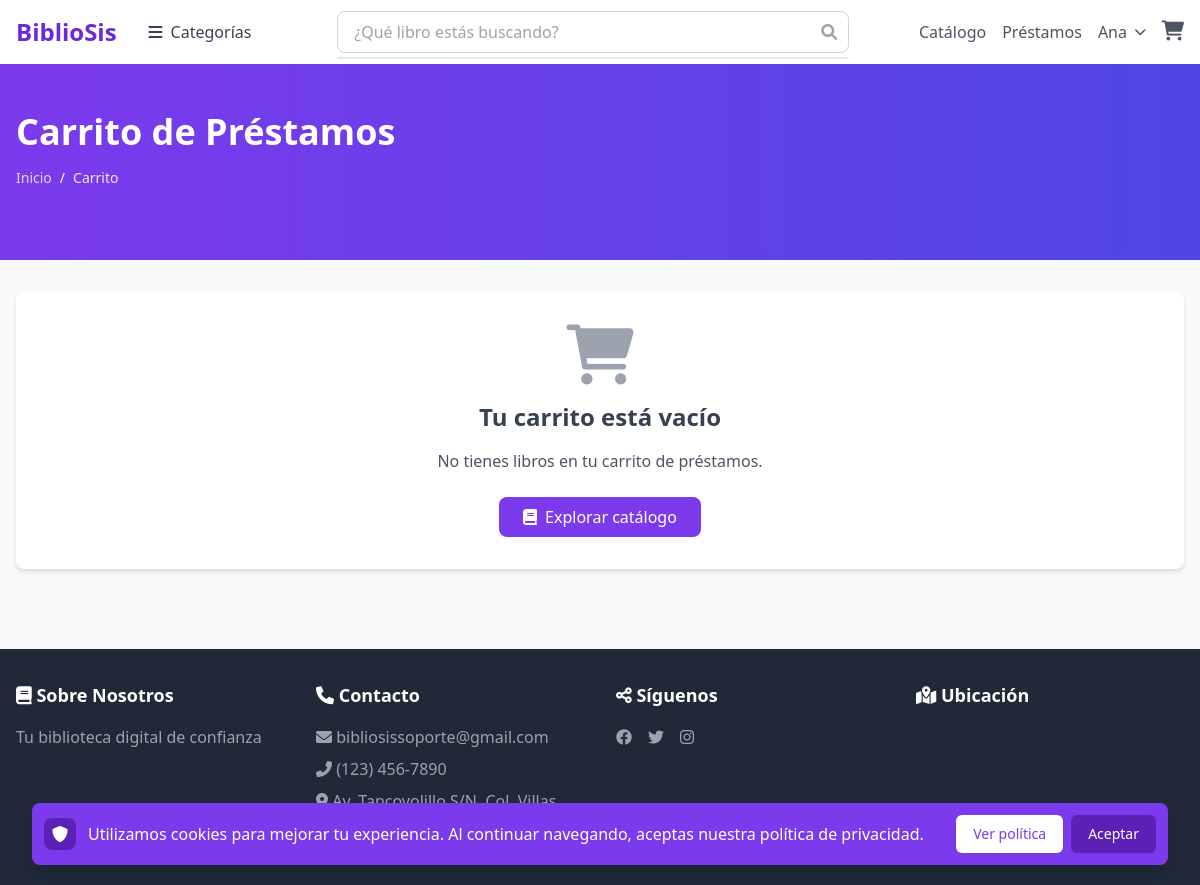
Before: /vistas/carrito/index.php (signed in) with the older database file.
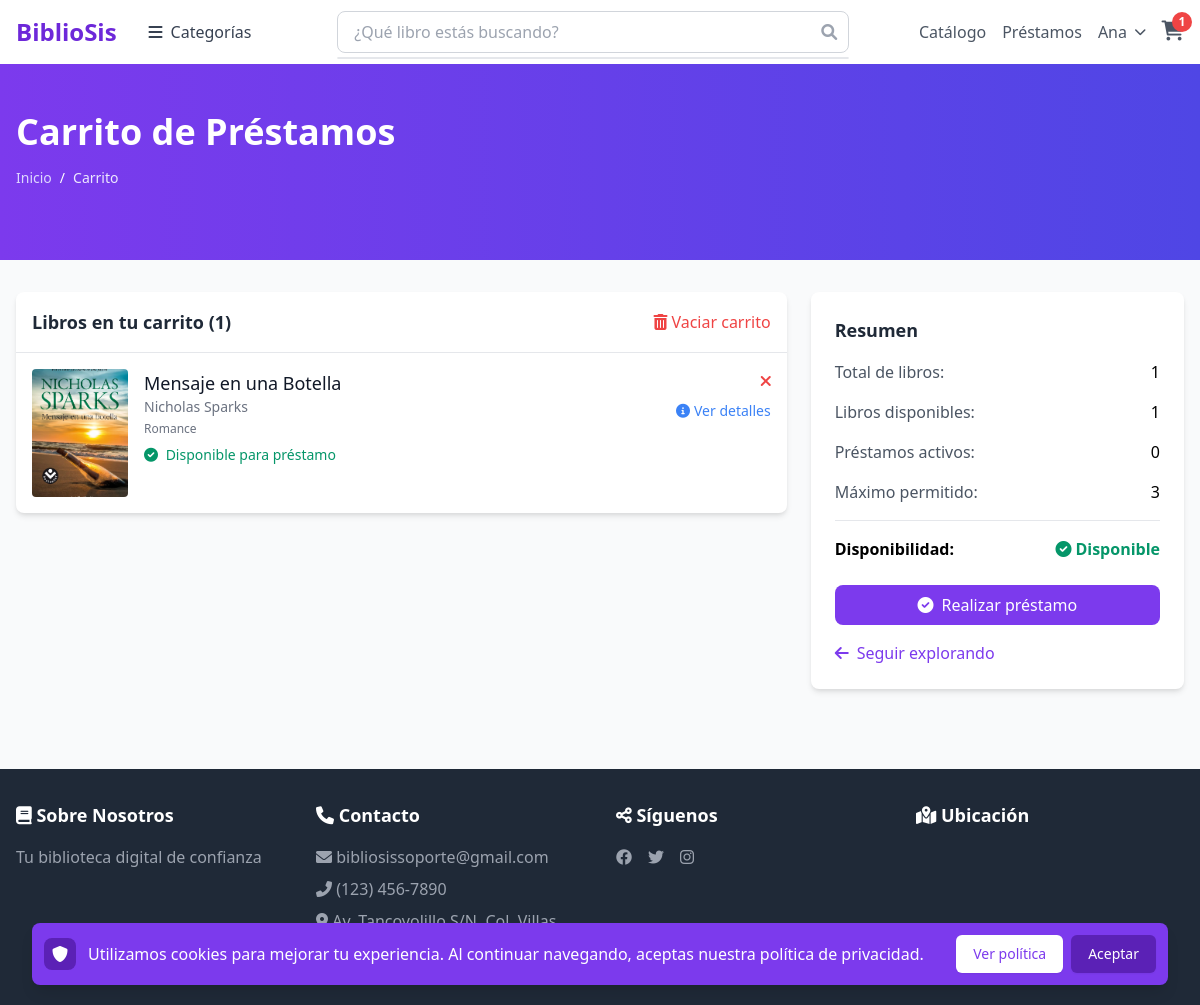
After: the same page with the newer database file.
### tables this page shows
CREATE TABLE `carrito_prestamos` (
  `id_carrito` int(11) NOT NULL,
  `id_cliente` int(11) NOT NULL,
  `id_libro` int(11) NOT NULL,
  `fecha_agregado` timestamp NOT NULL DEFAULT current_timestamp()
);

CREATE TABLE `libros` (
  `id_libro` int(11) NOT NULL,
  `titulo` varchar(200) NOT NULL,
  `id_autor` int(11) DEFAULT NULL,
  `id_editorial` int(11) DEFAULT NULL,
  `id_genero` int(11) DEFAULT NULL,
  `id_categoria` int(11) DEFAULT NULL,
  `isbn` varchar(13) DEFAULT NULL,
  `año_publicacion` year(4) DEFAULT NULL,
  `cantidad_total` int(11) DEFAULT 1,
  `cantidad_disponible` int(11) DEFAULT 1,
  `imagen_portada` varchar(255) DEFAULT NULL,
  `sinopsis` text DEFAULT NULL,
  `estado` enum('Disponible','Prestado','No disponible') DEFAULT 'Disponible',
  `fecha_registro` timestamp NOT NULL DEFAULT current_timestamp()
);

CREATE TABLE `autores` (
  `id_autor` int(11) NOT NULL,
  `nombre` varchar(100) NOT NULL,
  `apellido` varchar(100) NOT NULL,
  `biografia` text DEFAULT NULL,
  `fecha_nacimiento` date DEFAULT NULL,
  `nacionalidad` varchar(50) DEFAULT NULL,
  `imagen_autor` varchar(255) DEFAULT NULL
);

CREATE TABLE `generos` (
  `id_genero` int(11) NOT NULL,
  `nombre` varchar(50) NOT NULL,
  `descripcion` text DEFAULT NULL,
  `genero_padre_id` int(11) DEFAULT NULL,
  `es_categoria` tinyint(1) DEFAULT 0
);

CREATE TABLE `configuracion` (
  `id` int(11) NOT NULL,
  `nombre_biblioteca` varchar(100) DEFAULT 'BiblioTech',
  `email_contacto` varchar(100) DEFAULT NULL,
  `telefono_contacto` varchar(20) DEFAULT NULL,
  `dias_prestamo` int(11) DEFAULT 7,
  `max_prestamos_usuario` int(11) DEFAULT 3,
  `multa_dia_retraso` decimal(10,2) DEFAULT 1.00,
  `fecha_actualizacion` timestamp NOT NULL DEFAULT current_timestamp() ON UPDATE current_timestamp()
);

### config/config.php (called while the page is built, shortened)
<?php
function isLoggedIn() {
    return isset($_SESSION['user_id']) && !empty($_SESSION['user_id']);
}
?>

### vistas/carrito/index.php (the view, shortened to what the changed rows need)
<?php
require_once '../../modules/header.php';
$id_cliente = $_SESSION['user_id'];
try {
    $stmt = $pdo->prepare("
        SELECT
            cp.id_carrito,
            cp.id_libro,
            cp.fecha_agregado,
            l.titulo AS libro_titulo,
            l.imagen_portada AS libro_imagen,
            l.estado AS libro_estado,
            l.cantidad_disponible AS libro_disponible,
            a.nombre AS autor_nombre,
            a.apellido AS autor_apellido,
            g.nombre AS genero_nombre
        FROM carrito_prestamos cp
        JOIN libros l ON cp.id_libro = l.id_libro
        JOIN autores a ON l.id_autor = a.id_autor
        JOIN generos g ON l.id_genero = g.id_genero
        WHERE cp.id_cliente = ?
        ORDER BY cp.fecha_agregado DESC
    ");
    $stmt->execute([$id_cliente]);
    $items_carrito = $stmt->fetchAll(PDO::FETCH_ASSOC);
    $stmt = $pdo->prepare("
        SELECT COUNT(*) as prestamos_activos
        FROM prestamos
        WHERE id_cliente = ? AND estado = 'Prestado'
    ");
    $stmt->execute([$id_cliente]);
    $prestamos_activos = $stmt->fetch()['prestamos_activos'];
    $stmt = $pdo->prepare("SELECT max_prestamos_usuario FROM configuracion WHERE id = 1");
    $stmt->execute();
    $max_prestamos = $stmt->fetchColumn() ?: 3;
    $total_disponibles = 0;
    foreach ($items_carrito as $item) {
        if ($item['disponible']) {
            $total_disponibles++;
        }
    }
    $puede_finalizar = ($total_disponibles > 0) &&
                       ($prestamos_activos + $total_disponibles <= $max_prestamos);
} catch (Exception $e) {
    error_log("Error al cargar el carrito: " . $e->getMessage());
    $error = "Error al cargar el carrito: " . $e->getMessage();
}
?>
<div class="bg-gradient-to-r from-purple-600 to-indigo-600 text-white">
    <div class="max-w-7xl mx-auto px-4 py-12">
        <h1 class="text-4xl font-bold mb-4">Carrito de Préstamos</h1>
    </div>
</div>
<div class="max-w-7xl mx-auto px-4 py-8">
    <?php if (empty($items_carrito)): ?>
        <div class="bg-white rounded-lg shadow-md p-8 text-center">
            <div class="text-gray-400 text-6xl mb-4">
                <i class="fas fa-shopping-cart"></i>
            </div>
            <h2 class="text-2xl font-semibold text-gray-700 mb-4">Tu carrito está vacío</h2>
            <p class="text-gray-600 mb-6">
                No tienes libros en tu carrito de préstamos.
            </p>
            <a href="<?php echo $basePath; ?>vistas/catalogo/index.php"
               class="bg-purple-600 text-white px-6 py-2 rounded-lg hover:bg-purple-700 inline-block">
                <i class="fas fa-book mr-2"></i>Explorar catálogo
            </a>
        </div>
    <?php else: ?>
        <div class="grid grid-cols-1 md:grid-cols-3 gap-6">
            <div class="md:col-span-2">
                <div class="bg-white rounded-lg shadow-md overflow-hidden">
                    <div class="p-4 border-b border-gray-200 flex justify-between items-center">
                        <h2 class="text-lg font-semibold text-gray-800">
                            Libros en tu carrito (<?php echo count($items_carrito); ?>)
                        </h2>
                        <form method="POST" onsubmit="return confirm('¿Estás seguro de vaciar tu carrito?')">
                            <button type="submit" name="vaciar_carrito" class="text-red-500 hover:text-red-700">
                                <i class="fas fa-trash-alt mr-1"></i>Vaciar carrito
                            </button>
                        </form>
                    </div>
                    <ul class="divide-y divide-gray-200">
                        <?php foreach ($items_carrito as $item): ?>
                            <li class="p-4">
                                <div class="flex items-start space-x-4">
                                    <div class="flex-shrink-0 w-24">
                                        <?php if ($item['libro_imagen']): ?>
                                            <img src="<?php echo $basePath . $item['libro_imagen']; ?>"
                                                 alt="<?php echo htmlspecialchars($item['libro_titulo']); ?>"
                                                 class="w-full h-32 object-cover rounded">
                                        <?php else: ?>
                                            <div class="w-full h-32 bg-gray-200 flex items-center justify-center rounded">
                                                <i class="fas fa-book text-gray-400 text-4xl"></i>
                                            </div>
                                        <?php endif; ?>
                                    </div>
                                    <div class="flex-1 min-w-0">
                                        <h3 class="text-lg font-medium text-gray-900">
                                            <?php echo htmlspecialchars($item['libro_titulo']); ?>
                                        </h3>
                                        <p class="text-sm text-gray-500">
                                            <?php echo htmlspecialchars($item['autor_nombre'] . ' ' . $item['autor_apellido']); ?>
                                        </p>
                                        <p class="text-xs text-gray-500 mt-1">
                                            <?php echo htmlspecialchars($item['genero_nombre']); ?>
                                        </p>
                                        <?php if (!$item['disponible']): ?>
                                            <p class="mt-2 text-red-600 text-sm">
                                                <i class="fas fa-exclamation-circle mr-1"></i>
                                                Este libro ya no está disponible para préstamo
                                            </p>
                                        <?php else: ?>
                                            <p class="mt-2 text-green-600 text-sm">
                                                <i class="fas fa-check-circle mr-1"></i>
                                                Disponible para préstamo
                                            </p>
                                        <?php endif; ?>
                                    </div>
                                    <div class="flex-shrink-0 flex flex-col items-end space-y-2">
                                        <form method="POST">
                                            <button type="submit" class="text-red-500 hover:text-red-700">
                                                <i class="fas fa-times"></i>
                                            </button>
                                        </form>
                                        <a href="<?php echo $basePath; ?>vistas/libro/detalle.php?id=<?php echo $item['id_libro']; ?>"
                                           class="text-blue-500 hover:text-blue-700 text-sm">
                                            <i class="fas fa-info-circle mr-1"></i>Ver detalles
                                        </a>
                                    </div>
                                </div>
                            </li>
                        <?php endforeach; ?>
                    </ul>
                </div>
            </div>
            <div class="md:col-span-1">
                <div class="bg-white rounded-lg shadow-md p-6 sticky top-4">
                    <h2 class="text-lg font-semibold text-gray-800 mb-4">Resumen</h2>
                    <div class="space-y-4 mb-6">
                        <div class="flex justify-between">
                            <span class="text-gray-600">Total de libros:</span>
                            <span class="font-medium"><?php echo count($items_carrito); ?></span>
                        </div>
                        <div class="flex justify-between">
                            <span class="text-gray-600">Libros disponibles:</span>
                            <span class="font-medium"><?php echo $total_disponibles; ?></span>
                        </div>
                        <div class="flex justify-between">
                            <span class="text-gray-600">Préstamos activos:</span>
                            <span class="font-medium"><?php echo $prestamos_activos; ?></span>
                        </div>
                        <div class="flex justify-between">
                            <span class="text-gray-600">Máximo permitido:</span>
                            <span class="font-medium"><?php echo $max_prestamos; ?></span>
                        </div>
                        <div class="border-t pt-4">
                            <div class="flex justify-between font-semibold">
                                <span>Disponibilidad:</span>
                                <?php if ($puede_finalizar): ?>
                                    <span class="text-green-600">
                                        <i class="fas fa-check-circle mr-1"></i>Disponible
                                    </span>
                                <?php else: ?>
                                    <span class="text-red-600">
                                        <i class="fas fa-times-circle mr-1"></i>No disponible
                                    </span>
                                <?php endif; ?>
                            </div>
                        </div>
                    </div>
                    <?php if ($puede_finalizar): ?>
                        <a href="<?php echo $basePath; ?>vistas/carrito/finalizar.php"
                           class="w-full bg-purple-600 text-white text-center px-4 py-2 rounded-lg hover:bg-purple-700 inline-block">
                            <i class="fas fa-check-circle mr-2"></i>Realizar préstamo
                        </a>
                    <?php endif; ?>
                    <div class="mt-4">
                        <a href="<?php echo $basePath; ?>vistas/catalogo/index.php"
                           class="text-purple-600 hover:text-purple-800 inline-flex items-center">
                            <i class="fas fa-arrow-left mr-2"></i>Seguir explorando
                        </a>
                    </div>
                </div>
            </div>
        </div>
    <?php endif; ?>
</div>

### modules/header.php (shortened to what the changed rows need)
<?php
function getBasePath() {
    return '/biblioteca/';
}
$basePath = getBasePath();
require_once $_SERVER['DOCUMENT_ROOT'] . '/biblioteca/config/config.php';
?>
<!DOCTYPE html>
<html lang="es">
<head>
    <link href="https://cdnjs.cloudflare.com/ajax/libs/tailwindcss/2.2.19/tailwind.min.css" rel="stylesheet">
    <link href="https://cdnjs.cloudflare.com/ajax/libs/font-awesome/6.0.0/css/all.min.css" rel="stylesheet">
</head>
<body class="bg-gray-50" data-base-path="<?php echo $basePath; ?>">
    <nav class="bg-white shadow-lg">
        <div class="max-w-7xl mx-auto px-4">
            <div class="flex items-center justify-between h-16">
                <div class="flex items-center gap-4">
<?php if (isLoggedIn()): ?>
    <?php
    $count_carrito = 0;
    try {
        $stmt = $pdo->prepare("SELECT COUNT(*) FROM carrito_prestamos WHERE id_cliente = ?");
        $stmt->execute([$_SESSION['user_id']]);
        $count_carrito = $stmt->fetchColumn();
    } catch (Exception $e) {
    }
    ?>
    <a href="<?php echo $basePath; ?>vistas/carrito/index.php" class="relative inline-block text-gray-600 hover:text-purple-700">
        <i class="fas fa-shopping-cart text-xl"></i>
        <?php if ($count_carrito > 0): ?>
            <span class="absolute -top-2 -right-2 bg-red-500 text-white text-xs font-bold rounded-full h-5 w-5 flex items-center justify-center">
                <?php echo $count_carrito; ?>
            </span>
        <?php endif; ?>
    </a>
<?php endif; ?>
                </div>
            </div>
        </div>
    </nav>

Changed rows visible on the page:
added carrito_prestamos: id_libro.imagen_portada (picture), id_libro.titulo "Mensaje en una Botella", autores.nombre+apellido "Nicholas Sparks", generos.nombre "Romance"
now on this page (row edited): configuracion: max_prestamos_usuario "3"
Other visible differences:
$count_carrito: (not shown) → "1"
count($items_carrito): (not shown) → "1"
$total_disponibles: (not shown) → "1"
$prestamos_activos: (not shown) → "0"
text no longer shown: "Tu carrito está vacío No tienes libros en tu carrito de préstamos. Explorar catálogo"
text now shown: "Libros en tu carrito ( ) Vaciar carrito Resumen Total de libros: Libros disponibles: Préstamos activos: Máximo permitido: Disponibilidad: Disponible Realizar préstamo Seguir explorando"
